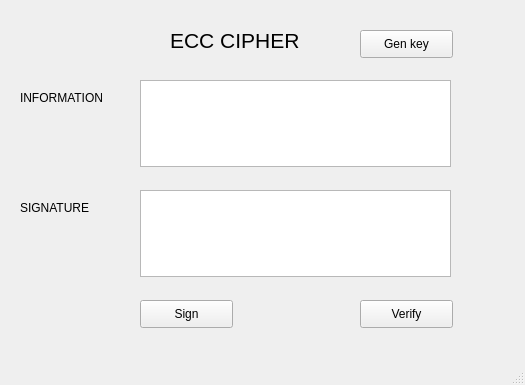
<?xml version="1.0" encoding="UTF-8"?>
<ui version="4.0">
 <class>MainWindow</class>
 <widget class="QMainWindow" name="MainWindow">
  <property name="geometry">
   <rect>
    <x>0</x>
    <y>0</y>
    <width>525</width>
    <height>385</height>
   </rect>
  </property>
  <property name="windowTitle">
   <string>MainWindow</string>
  </property>
  <widget class="QWidget" name="centralwidget">
   <widget class="QLabel" name="label">
    <property name="geometry">
     <rect>
      <x>170</x>
      <y>20</y>
      <width>151</width>
      <height>41</height>
     </rect>
    </property>
    <property name="font">
     <font>
      <pointsize>16</pointsize>
     </font>
    </property>
    <property name="text">
     <string>ECC CIPHER</string>
    </property>
   </widget>
   <widget class="QLabel" name="label_2">
    <property name="geometry">
     <rect>
      <x>20</x>
      <y>90</y>
      <width>101</width>
      <height>16</height>
     </rect>
    </property>
    <property name="text">
     <string>INFORMATION</string>
    </property>
   </widget>
   <widget class="QLabel" name="label_3">
    <property name="geometry">
     <rect>
      <x>20</x>
      <y>200</y>
      <width>71</width>
      <height>16</height>
     </rect>
    </property>
    <property name="text">
     <string>SIGNATURE</string>
    </property>
   </widget>
   <widget class="QTextEdit" name="txt_info">
    <property name="geometry">
     <rect>
      <x>140</x>
      <y>80</y>
      <width>311</width>
      <height>87</height>
     </rect>
    </property>
   </widget>
   <widget class="QTextEdit" name="txt_sign">
    <property name="geometry">
     <rect>
      <x>140</x>
      <y>190</y>
      <width>311</width>
      <height>87</height>
     </rect>
    </property>
   </widget>
   <widget class="QPushButton" name="btn_sign">
    <property name="geometry">
     <rect>
      <x>140</x>
      <y>300</y>
      <width>93</width>
      <height>28</height>
     </rect>
    </property>
    <property name="text">
     <string>Sign</string>
    </property>
   </widget>
   <widget class="QPushButton" name="btn_verify">
    <property name="geometry">
     <rect>
      <x>360</x>
      <y>300</y>
      <width>93</width>
      <height>28</height>
     </rect>
    </property>
    <property name="text">
     <string>Verify</string>
    </property>
   </widget>
   <widget class="QPushButton" name="btn_gen_keys">
    <property name="geometry">
     <rect>
      <x>360</x>
      <y>30</y>
      <width>93</width>
      <height>28</height>
     </rect>
    </property>
    <property name="text">
     <string>Gen key</string>
    </property>
   </widget>
  </widget>
  <widget class="QMenuBar" name="menubar">
   <property name="geometry">
    <rect>
     <x>0</x>
     <y>0</y>
     <width>525</width>
     <height>26</height>
    </rect>
   </property>
  </widget>
  <widget class="QStatusBar" name="statusbar"/>
 </widget>
 <resources/>
 <connections/>
</ui>
